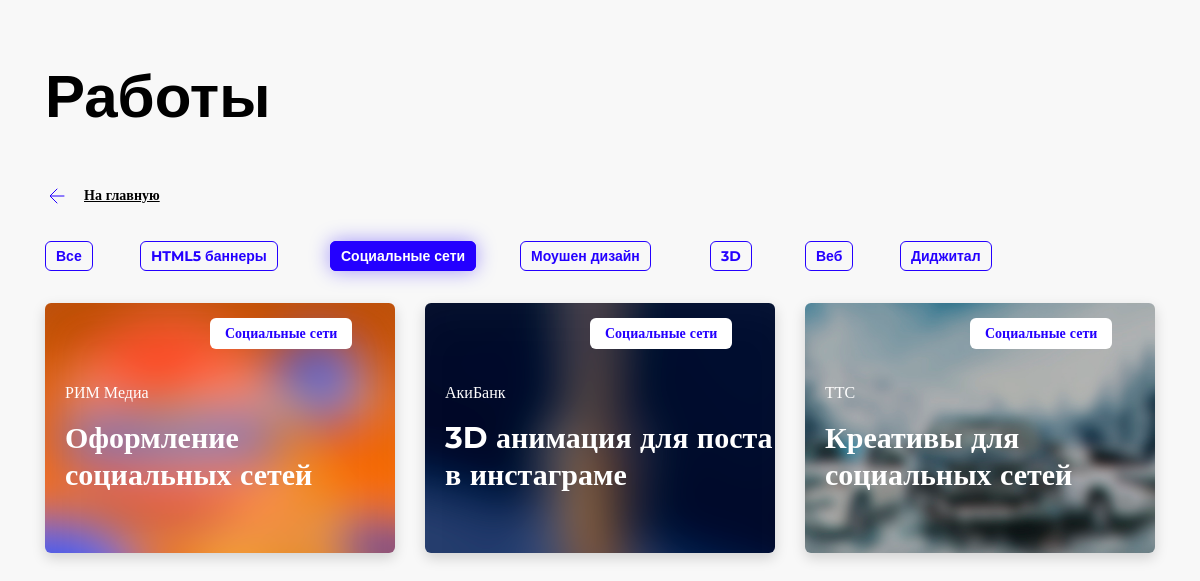
Screenshot of /projects/viewsnprojects/ with the database file from the repository.
### timurmakarov/apps/projects/models.py (models this page shows, shortened)
class Project(models.Model):
	project_client = models.CharField('Название компании', max_length = 48)
	project_title = models.CharField('Название проекта', max_length = 36)
	project_type = models.CharField('Тип проекта', max_length = 36)
	project_description = models.TextField('Описание проекта')
	project_body = models.TextField('Тело проекта')
	project_cover = models.ImageField('Обложка проекта', upload_to='upload')
	pub_date = models.DateTimeField('Дата публикации')
	content = MDTextField()
	class Meta:
		verbose_name = 'Проект'
		verbose_name_plural = 'Проекты'

### timurmakarov/apps/projects/views.py (the view)
# urls.py: path('viewsnprojects/', views.viewsnProjects, name = 'viewsnprojects'),
def viewsnProjects(request):
	snres = Project.objects.filter(project_type = "Социальные сети")
	return render(request, 'projects/socialnetwork.html', {'snres': snres})

### timurmakarov/apps/projects/templates/projects/socialnetwork.html (shortened to what this page needs)
<!DOCTYPE html>
<html lang="ru">
<head>
	<link rel="stylesheet" href="https://stackpath.bootstrapcdn.com/bootstrap/4.3.1/css/bootstrap.min.css">
</head>
<body>
	<div class="container">
		<div class="row">
			<div class="col-md-12">
				<h1>Работы</h1>
			</div>
		</div>
	</div>
	{% extends 'nav.html' %}
	{% block content %}
	<div class="container project">
		<div class="row project-item">
			{% if snres %}
			{% for a in snres %}
			<div class="col-md-4 solo-item__block" style="padding: 15px;">
				<div class="solo-item" style="background-image: url({{ a.project_cover.url }}); background-size: cover;">
					<div class="solo-item__badge">
						<p>{{ a.project_type }}</p>
					</div>
					<p class="project-card__name">{{ a.project_client }}</p>
					<p>{{ a.project_title }}</p>
					<a class="watch-solo-project__btn" href="{% url 'projects:about' a.id %}"
					style="color: white; display: block; height: 90%; width: 100%"></a>
				</div>
			</div>
			{% endfor %}
		</div>
	</div>
	{% else %}
	Проекты не найдены!
	{% endif %}
	{% endblock %}

### timurmakarov/apps/projects/static/css/style.css (style rules this page uses)
body { animation: fadein 1s; margin-top: 60px; background-color: #F8F8F8 !important; font-family: 'Montserrat', sans-serif; }
h1 { font-size: 60px; font-weight: bold; color: black; }
.container, .project { margin-top: 20px; }
.solo-item { padding-top: 80px; box-shadow: 0px 5px 12.5px 0.5px rgba(0, 1, 5, 0.15); padding-left: 20px; border-radius: 6px; height: 250px; transition-duration: .3s; transition-timing-function: ease-out; }
.solo-item, p { font-family: Montserrat; font-style: normal; font-weight: bold; font-size: 30px; line-height: 37px; color: #FFFFFF; }
.solo-item__block { transition-timing-function: ease-out; transition-duration: .5s; }
.watch-solo-project__btn { position: absolute; bottom: 25px; font-weight: 400 !important; }
.solo-item__badge p { position: absolute; top: 30px; left: 180px; padding: 7px 15px 7px 15px; border-radius: 6px; background-color: white; font-family: Montserrat; font-style: normal; font-weight: bold; font-size: 14px; line-height: 17px; color: #2400FF; }
.project-card__name { font-family: Montserrat; font-style: normal; font-weight: normal; font-size: 16px; line-height: 20px; color: #FFFFFF; }
.project a { margin-top: 20px; font-family: Montserrat; font-style: normal; font-weight: bold; font-size: 14px; float: right; text-decoration-line: underline; color: #000000; }

### rows the page displays
Project: project_cover (picture), project_type "Социальные сети", project_client "РИМ Медиа", project_title "Оформление социальных сетей"
Project: project_cover (picture), project_type "Социальные сети", project_client "АкиБанк", project_title "3D анимация для поста в инстаграме"
Project: project_cover (picture), project_type "Социальные сети", project_client "ТТС", project_title "Креативы для социальных сетей"
